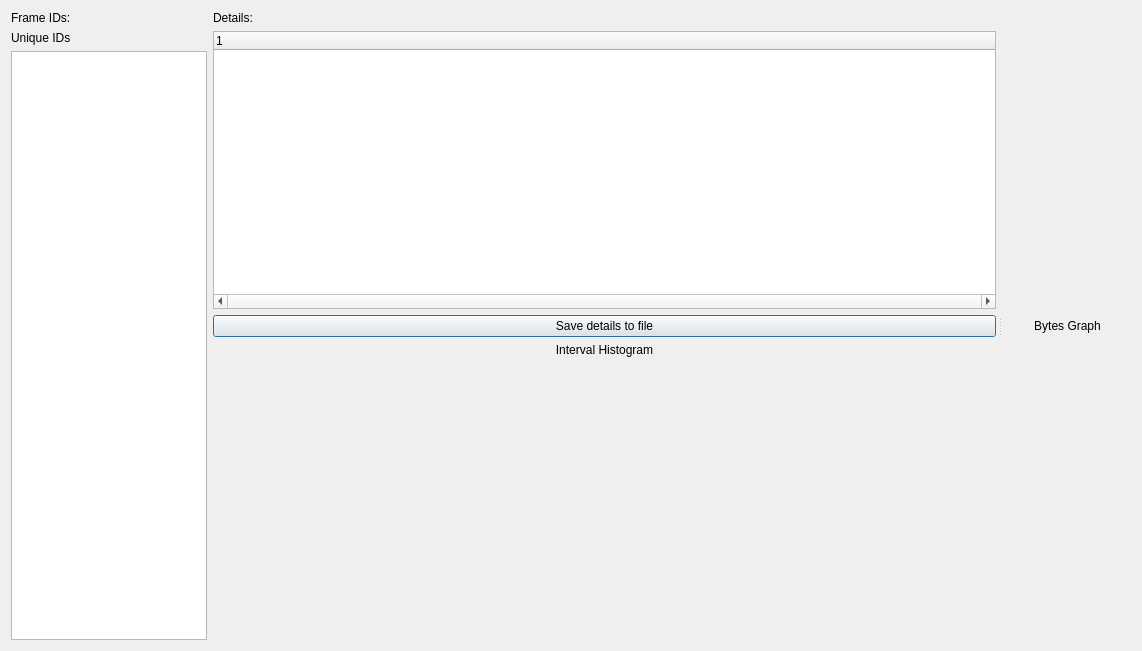
<?xml version="1.0" encoding="UTF-8"?>
<ui version="4.0">
 <class>FrameInfoWindowLIN</class>
 <widget class="QDialog" name="FrameInfoWindowLIN">
  <property name="geometry">
   <rect>
    <x>0</x>
    <y>0</y>
    <width>1142</width>
    <height>651</height>
   </rect>
  </property>
  <property name="windowTitle">
   <string>Detailed Frame Information</string>
  </property>
  <layout class="QHBoxLayout" name="horizontalLayout_2">
   <item>
    <widget class="QSplitter" name="splitter">
     <property name="orientation">
      <enum>Qt::Horizontal</enum>
     </property>
     <property name="handleWidth">
      <number>8</number>
     </property>
     <widget class="QWidget" name="layoutWidget">
      <layout class="QVBoxLayout" name="verticalLayout_2">
       <item>
        <layout class="QHBoxLayout" name="horizontalLayout" stretch="1,4">
         <item>
          <layout class="QVBoxLayout" name="verticalLayout_3">
           <item>
            <widget class="QLabel" name="lblFrameID">
             <property name="text">
              <string>Frame IDs:</string>
             </property>
            </widget>
           </item>
           <item>
            <widget class="QLabel" name="lblUniqueID">
             <property name="text">
              <string>Unique IDs</string>
             </property>
            </widget>
           </item>
           <item>
            <widget class="QListWidget" name="listFrameID">
             <property name="sizePolicy">
              <sizepolicy hsizetype="Fixed" vsizetype="Expanding">
               <horstretch>0</horstretch>
               <verstretch>0</verstretch>
              </sizepolicy>
             </property>
             <property name="minimumSize">
              <size>
               <width>80</width>
               <height>0</height>
              </size>
             </property>
            </widget>
           </item>
          </layout>
         </item>
         <item>
          <layout class="QVBoxLayout" name="verticalLayout">
           <item>
            <widget class="QLabel" name="label_2">
             <property name="text">
              <string>Details:</string>
             </property>
            </widget>
           </item>
           <item>
            <widget class="QTreeWidget" name="treeDetails">
             <property name="horizontalScrollBarPolicy">
              <enum>Qt::ScrollBarAlwaysOn</enum>
             </property>
             <column>
              <property name="text">
               <string notr="true">1</string>
              </property>
             </column>
            </widget>
           </item>
           <item>
            <widget class="QPushButton" name="btnSave">
             <property name="text">
              <string>Save details to file</string>
             </property>
            </widget>
           </item>
           <item>
            <widget class="QLabel" name="label_time">
             <property name="text">
              <string>Interval Histogram</string>
             </property>
             <property name="alignment">
              <set>Qt::AlignCenter</set>
             </property>
            </widget>
           </item>
           <item>
            <widget class="QCustomPlot" name="timeHistogram" native="true">
             <property name="sizePolicy">
              <sizepolicy hsizetype="Expanding" vsizetype="Expanding">
               <horstretch>0</horstretch>
               <verstretch>0</verstretch>
              </sizepolicy>
             </property>
             <property name="minimumSize">
              <size>
               <width>0</width>
               <height>0</height>
              </size>
             </property>
            </widget>
           </item>
          </layout>
         </item>
        </layout>
       </item>
      </layout>
     </widget>
     <widget class="QWidget" name="layoutWidget_2">
      <layout class="QVBoxLayout" name="verticalLayout_4" stretch="2,0,2">
       <item>
        <layout class="QGridLayout" name="gridUpper"/>
       </item>
       <item>
        <widget class="QLabel" name="label_3">
         <property name="text">
          <string>Bytes Graph</string>
         </property>
         <property name="alignment">
          <set>Qt::AlignCenter</set>
         </property>
        </widget>
       </item>
       <item>
        <layout class="QGridLayout" name="gridLower" rowstretch="0"/>
       </item>
      </layout>
     </widget>
    </widget>
   </item>
  </layout>
 </widget>
 <customwidgets>
  <customwidget>
   <class>QCustomPlot</class>
   <extends>QWidget</extends>
   <header>qcustomplot.h</header>
   <container>1</container>
  </customwidget>
 </customwidgets>
 <tabstops>
  <tabstop>listFrameID</tabstop>
  <tabstop>treeDetails</tabstop>
 </tabstops>
 <resources/>
 <connections/>
 <slots>
  <slot>updateDetailsWindow(QListWidgetItem*)</slot>
 </slots>
</ui>
